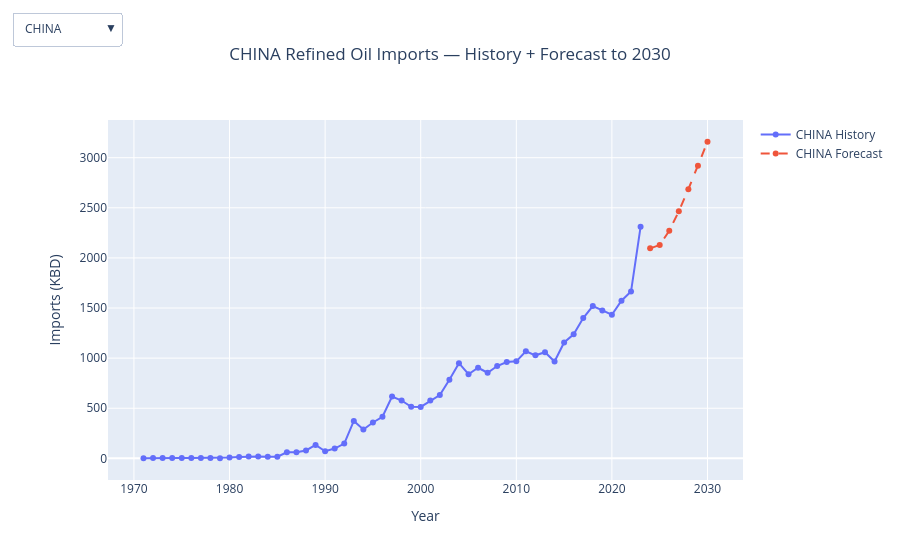

Here is the notebook cell this chart was saved with:
### Code cell
import plotly.graph_objects as go

fig = go.Figure()

countries = [r["Country"] for r in forecast_results]

for i, r in enumerate(forecast_results):
    hist = r["ts"]
    fc = r["forecast"]

    fig.add_trace(
        go.Scatter(
            x=hist.index,
            y=hist.values,
            mode="lines+markers",
            name=f"{r['Country']} History",
            visible=(i == 0)
        )
    )

    fig.add_trace(
        go.Scatter(
            x=fc.index,
            y=fc.values,
            mode="lines+markers",
            line=dict(dash="dash"),
            name=f"{r['Country']} Forecast",
            visible=(i == 0)
        )
    )

buttons = []

for i, country in enumerate(countries):
    vis = [False] * len(fig.data)
    vis[2*i] = True
    vis[2*i+1] = True

    buttons.append(
        dict(
            label=country,
            method="update",
            args=[
                {"visible": vis},
                {"title": f"{country} Oil Imports — History + Forecast to 2030"}
            ]
        )
    )

fig.update_layout(
    updatemenus=[
        dict(
            buttons=buttons,
            direction="down",
            x=0.02,
            y=1.3
        )
    ],
    title=f"{countries[0]} Refined Oil Imports — History + Forecast to 2030",
    title_x=0.5,   # <-- THIS centers the title
    xaxis_title="Year",
    yaxis_title="Imports (KBD)",
    hovermode="x unified"
)

fig.show()
